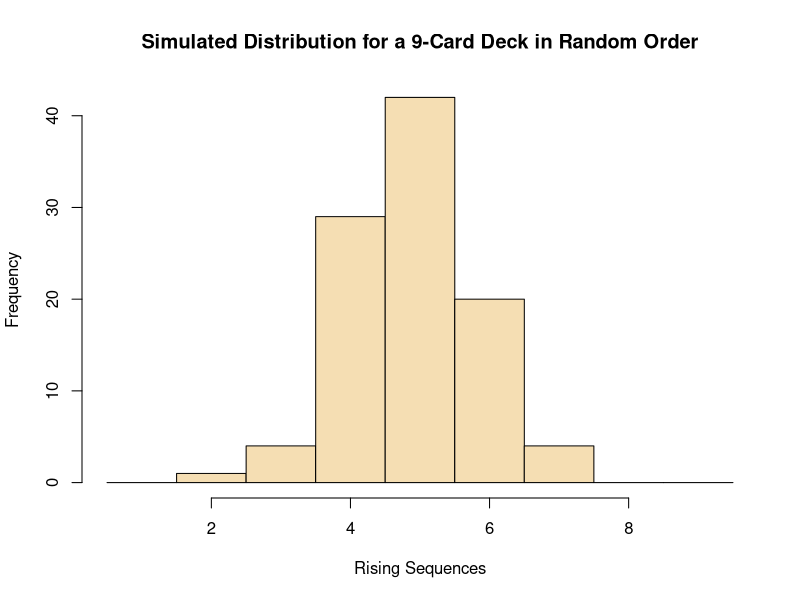
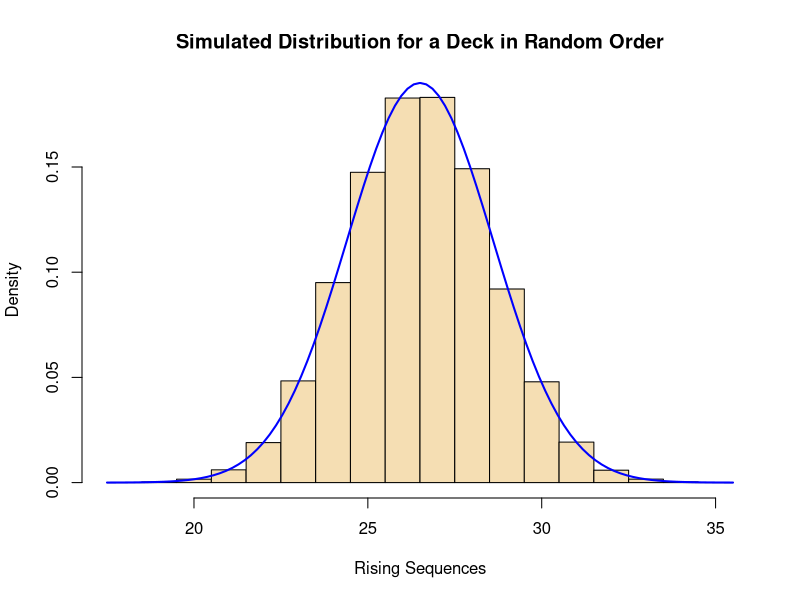
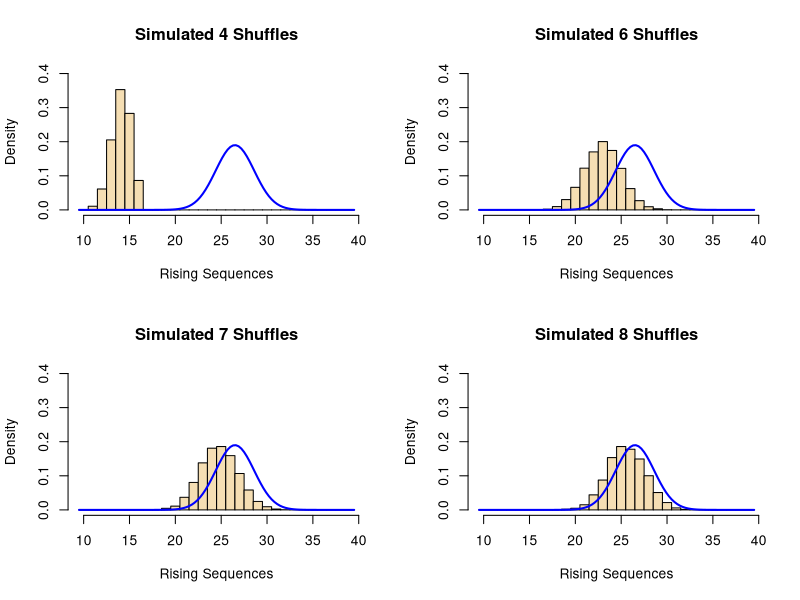

These charts were generated, in order, by the following R code:
### Deck of Cards Shuffling Simulation Project

## 9-card deck exploration
m = 100; x = numeric(m) 
for(i in 1:m) 
{ 
  deck = sample(1:9, 9)     # Randomize deck of 9 cards 
  loc = match(1:9, deck)    # Index in 'deck' of each card 
  back = diff(loc) < 0      # Ts where rising seqs end (except last) 
  x[i] = sum(back) + 1      # Count rising sequences (including last) 
} 
mean(x); sd(x)
hist(x,breaks=(0:9+.5),col="wheat", xlab="Rising Sequences", 
     main="Simulated Distribution for a 9-Card Deck in Random Order") 


## Simulate 100000 random decks of cards and count the number of rising sequences for each
m = 100000; x = numeric(m) 
for(i in 1:m) 
  { 
    deck = sample(1:52, 52)   # Randomize deck of 52 cards 
    loc = match(1:52, deck)   # Index in 'deck' of each card 
    back = diff(loc) < 0      # Where rising seqs end (except last) 
    x[i] = sum(back) + 1      # Count rising sequences (including last) 
  } 
mean(x); sd(x)

# Percentage of random decks with 23 to 30 rising sequences
mean(x)+c(qnorm(.025),qnorm(.975))*sd(x)
mean(x)+c(qnorm(.005),qnorm(.995))*sd(x)
mean(x>=21 & x<=32)
mean(x>=23 & x<=30)

# Histogram of distirbution of rising sequences for random decks
cutp = seq(min(x)-1, max(x)) + .5 
hist(x, breaks=cutp, prob=T, col="wheat", xlab="Rising Sequences", 
     main="Simulated Distribution for a Deck in Random Order") 
curve(dnorm(x, 26.5, 2.1), add=T, col="blue", lwd=2) 


## Simulating riffle shuffles
par(mfrow=c(2,2)) 
shuffles=c(4,6,7,8)
num.mean.sd.prop=matrix(nrow=length(shuffles), ncol=4)
for (s in 1:length(shuffles))
{
m = 10000; x = numeric(m); n = shuffles[s]
for (i in 1:m) 
{ 
  deck = 1:52 # fresh deck 
  # Cut/Shuffle Deck n Times 
  for (j in 1:n) 
  { 
    cut.nr = rbinom(1, 50, 1/2) + 1   #Location of cut in deck
    ix = sort(sample(1:52, cut.nr))   #Randomly select where the cards-before-the-cut will be placed in the new deck
    nd = numeric(52)                  #Initialize temporary new deck variable
    nd[ix] = deck[1:cut.nr]           #Place the cards-before-the-cut in the new deck
    nd[nd==0] = deck[(cut.nr+1):52]   #Place the cards-after-the-cut in the new deck
    deck = nd                         #Redefine "deck" variable with the new deck's organization
  } 
  # Count Rising Sequences in Shuffled Deck 
  x[i] = sum(diff(match(1:52, deck)) < 0) + 1 
} 
mn = min(x); mx = max(x); cut = mn:(mx+1) - .5 
cut=10:40 - .5
hist(x, breaks=cut, col="wheat", prob=T, xlab="Rising Sequences",ylim=c(0,.4), 
     main=paste("Simulated", n, "Shuffles")) 
curve(dnorm(x, 26.5, 2.1), add=T, col="blue", lwd=2) 
num.mean.sd.prop[s,1]=shuffles[s];
num.mean.sd.prop[s,2]=mean(x); num.mean.sd.prop[s,3]=sd(x); 
num.mean.sd.prop[s,4]=mean(x>=21 & x<=32);
}
par(mfrow=c(1,1)) 
rbind(c("Shuffles","Mean Rising Seq","SD Rising Seq","% Random Decks"),num.mean.sd.prop)

# Calculate shared coverage
shared.coverage=numeric(52)
for (p in 1:52)
{
  shared.coverage[p]=min((sum(x==p)/length(x)), dnorm(p,26.5,2.1))
}
sum(shared.coverage)